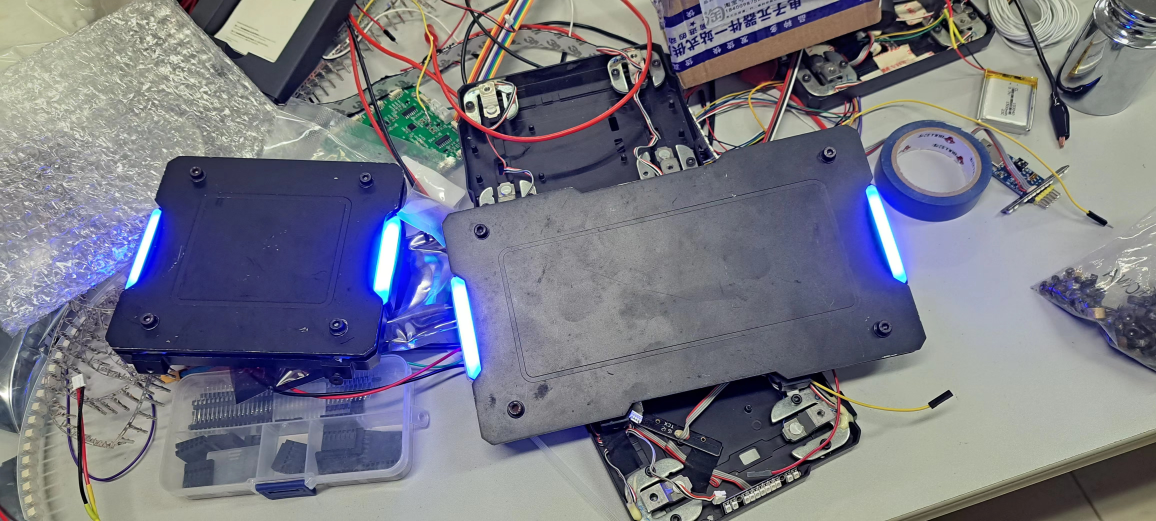
#> input picture 1.jpg, 4624 x 2084 px (shown at 1/4 size)
$ python -i TrackMultiSimple.py   (imports and definitions only)
#> lines starting #> are read from the running program, lines starting #| are printed output that depends on the picture; after the words box and inside, x2 and y2 are one past the last pixel; in counts of white or black regions, pixels touching at a corner belong together
#> further down, picture is the input picture: shape (2084, 4624, 3); mean B, G, R 131.9, 119.7, 118.4
from pathlib import Path
import time
from ultralytics import YOLO
import numpy as np
import cv2
from concurrent.futures import ThreadPoolExecutor
from collections import deque


root = Path(__file__).resolve().parent
videos = [
    "[BLUR_TEST]RoboMasterTestVideo3.mp4",
    "RoboMasterTestVideo2.mp4",
]

# IMPORTANT:
# Color detection currently processes the same frame as YOLO,
# but its result is retrieved a few frames later due to asynchronous processing.
# This can be adjusted for a live camera implementation.


class plate:
    def __init__(self, x, y):
        self.x = x
        self.y = y
    def move(self, dx, dy):
        self.x += dx
        self. y += dy


class robot:
    def __init__(self, x, y):
        self.x = x
        self.y = y
    def move(self, dx, dy):
        self.x += dx
        self. y += dy
    color: str
    plates: plate


class Track: #Regions of interest
    # [25 lines left out: functions __init__, update, get_roi, not called in this run]


tracks = [
    #contains all Regions of Interest
]


# [68 lines left out: function track_video, not called in this run]


def color_detection(frame):
    """
    Runs on CPU.
    Receives the original frame from YOLO.
    Does not modify the original frame.
    """

    hsv = cv2.cvtColor(frame, cv2.COLOR_BGR2HSV)
#> hsv: shape (2084, 4624, 3); mean H, S, V 84, 59.2, 139.8

    # Example: detect a particular color
    lower = np.array([0, 100, 100])
    upper = np.array([10, 255, 255])

    mask = cv2.inRange(hsv, lower, upper)
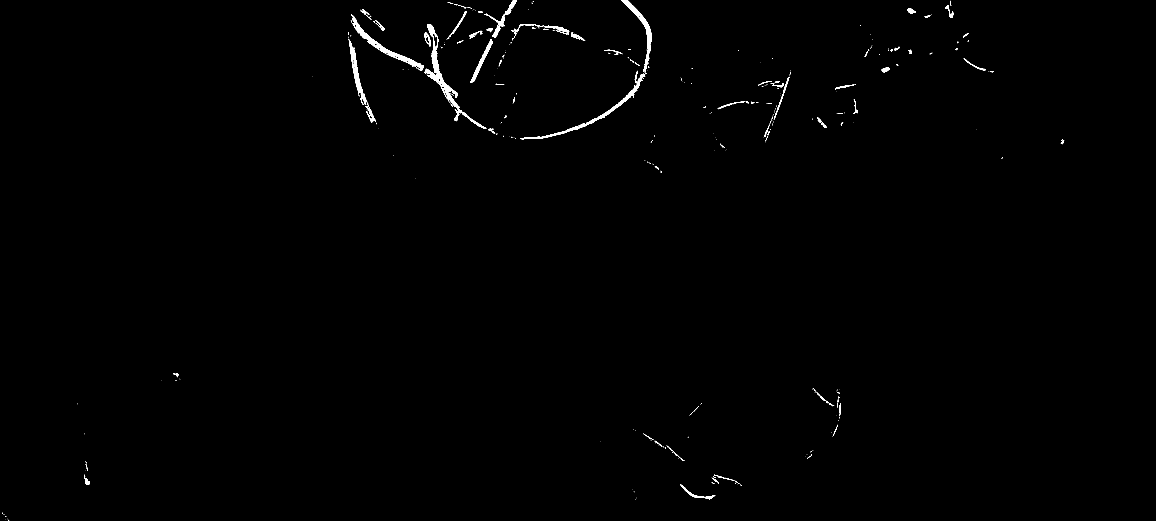
#> mask: shape (2084, 4624) (shown at 1/4 size); 0.51% white; 429 white regions (327 under 20 px)

    contours, _ = cv2.findContours(
        mask,
        cv2.RETR_EXTERNAL,
        cv2.CHAIN_APPROX_SIMPLE
    )
#> contours = 423 contours, 344 with area under 20; largest, box (x1, y1, x2, y2) and area: (1699, 96, 1849, 485) 7925, (1406, 57, 1694, 283) 6060, (2085, 294, 2581, 558) 4868, (2485, 0, 2608, 291) 4504, (1394, 155, 1469, 420) 3609

    detections = []

    for contour in contours:
        if cv2.contourArea(contour) > 100:
            x, y, w, h = cv2.boundingRect(contour)
            detections.append((x, y, w, h))
#> this loop made 423 passes
#> (x, y, w, h) on passes 17, 24, 25, 48, 110, 159, 174, 191, 202, 215, 216, 239: (2721, 1938, 140, 59), (2857, 1899, 79, 24), (336, 1898, 24, 42), (2666, 1782, 72, 62), (692, 1493, 22, 16), (3058, 497, 21, 51), (3269, 470, 38, 41), (1849, 449, 97, 67), (1462, 420, 40, 72), (2870, 407, 112, 30), (3415, 396, 16, 60), (3341, 339, 78, 19)
#> contour on passes 1, 2, 3, 4, 5, 9: [[33, 2082], [34, 2082], [35, 2083], [36, 2082]], [[34, 2079], [34, 2080], [35, 2080]], [[21, 2077]], [[31, 2076]], [[30, 2074]], [[2543, 1998], [2543, 1999]]
#> after the loop, detections = 37 items, first 6: (2721, 1938, 140, 59), (2857, 1899, 79, 24), (336, 1898, 24, 42), (2666, 1782, 72, 62), (692, 1493, 22, 16), (3058, 497, 21, 51)


    return detections


# [7 lines left out: function main, not called in this run]


# [2 lines not run here, left out]

>>> import cv2
>>> picture = cv2.imread('1.jpg')
>>> result = color_detection(picture)
#> result has the same summary as detections in color_detection
